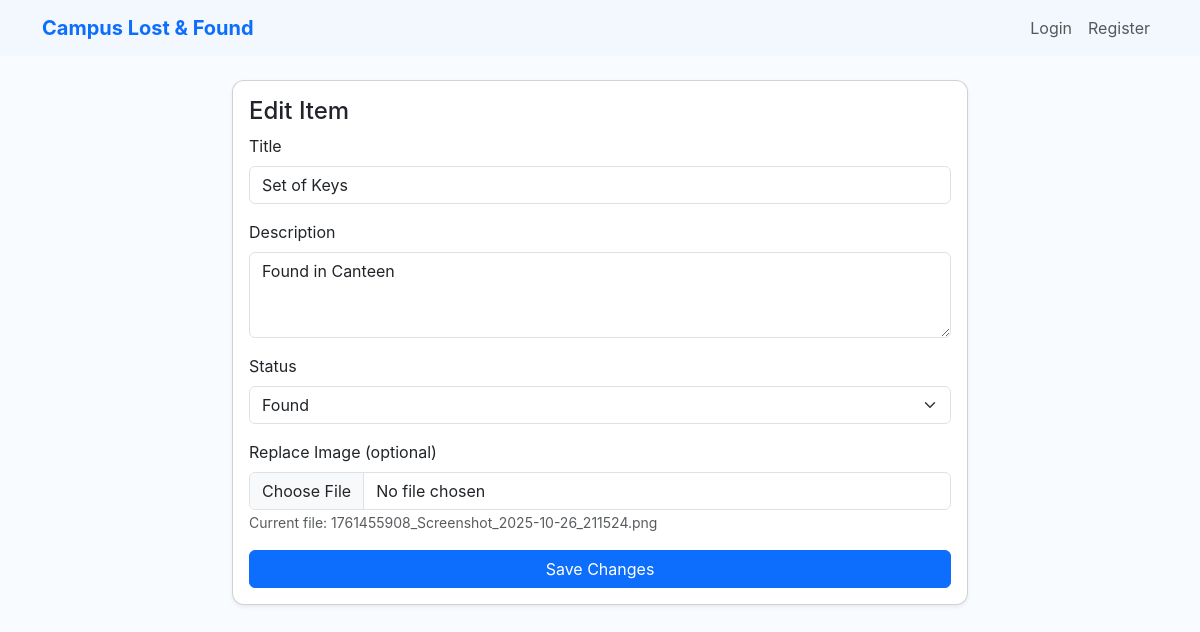
Screenshot of /item/2/edit (signed in) with the database file from the repository.
### app.py (models this page shows)
class Item(db.Model):
    id = db.Column(db.Integer, primary_key=True)
    title = db.Column(db.String(200), nullable=False)
    description = db.Column(db.Text, nullable=True)
    status = db.Column(db.String(20), nullable=False)  # 'lost' or 'found'
    owner_email = db.Column(db.String(200), nullable=False)
    image_filename = db.Column(db.String(300), nullable=True)
    created_at = db.Column(db.DateTime, default=datetime.utcnow)

### app.py (the view, shortened to what this page needs)
@app.route('/item/<int:item_id>/edit', methods=['GET','POST'])
def edit_item(item_id):
    if not current_user():
        flash("Please log in first.", "warning")
        return redirect(url_for('login_page'))
    item = Item.query.get_or_404(item_id)
    return render_template('edit_item.html', item=item)

### app.py (called while the page is built)
def current_user():
    user_email = session.get('user')
    if not user_email:
        return None
    return User.query.filter_by(email=user_email).first()

### templates/edit_item.html (shortened to what this page needs)
{% extends "base.html" %}
{% block content %}
<div class="row justify-content-center">
  <div class="col-md-8">
    <div class="card shadow-sm">
      <div class="card-body">
        <h4 class="card-title">Edit Item</h4>
        <form method="post" enctype="multipart/form-data">
          <div class="mb-3">
            <label class="form-label">Title</label>
            <input required name="title" class="form-control" value="{{ item.title }}">
          </div>
          <div class="mb-3">
            <label class="form-label">Description</label>
            <textarea name="description" class="form-control" rows="3">{{ item.description }}</textarea>
          </div>
          <div class="mb-3">
            <label class="form-label">Status</label>
            <select name="status" class="form-select">
              <option value="found" {% if item.status=='found' %}selected{% endif %}>Found</option>
            </select>
          </div>
          <div class="mb-3">
            <label class="form-label">Replace Image (optional)</label>
            <input type="file" name="image" accept="image/*" class="form-control">
            {% if item.image_filename %}
              <small class="text-muted">Current file: {{ item.image_filename }}</small>
            {% endif %}
          </div>
          <div class="d-grid">
            <button class="btn btn-primary">Save Changes</button>
          </div>
        </form>
      </div>
    </div>
  </div>
</div>
{% endblock %}

### static/style.css (style rules this page uses)
body { font-family: Inter, system-ui, -apple-system, "Segoe UI", Roboto, "Helvetica Neue", Arial; }
.card { border-radius: 12px; }
.btn-primary { background-color: #0d6efd; border-color: #0d6efd; }
.bg-light { background-color: #f8fbff !important; }

### rows the page displays
Item: title "Set of Keys", description "Found in Canteen", status "Found", image_filename "1761455908_Screenshot_2025-10-26_211524.png"
